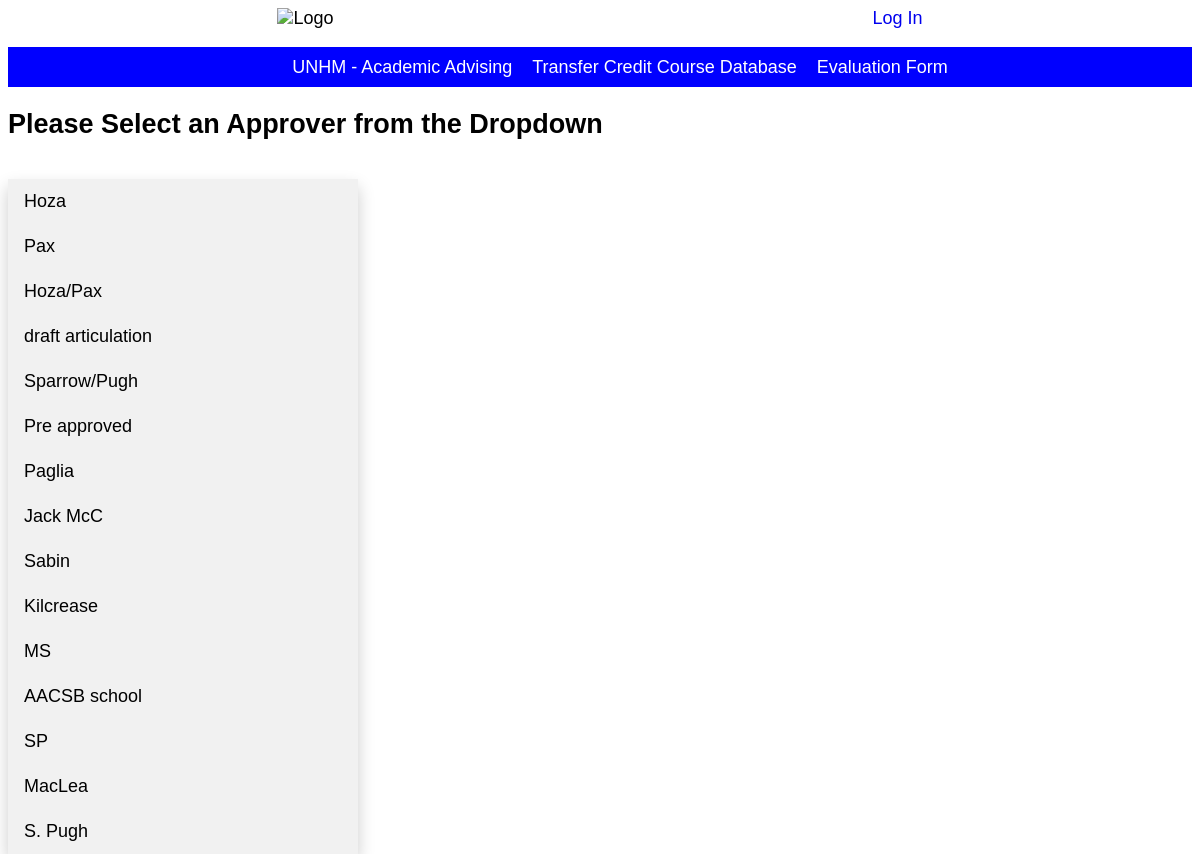
The page /approvers on the database its author committed.
### transfer/models/model_approver.py (models this page shows, shortened)
class Approver(models.Model):
    approver_name = models.CharField(max_length=30, blank=True, null=True)

### transfer/views/approver_view.py (the view)
# urls.py: path('approvers', ApproverListView.as_view(), name='approver'),
class ApproverListView(ListView):
    model = Approver
    template_name = 'approver/approver_home.html'

### transfer/templates/approver/approver_home.html
{% extends "base.html" %}
{% load static %}
{% block content %}
<h2>Please Select an Approver from the Dropdown</h2>
<div class="dropdown">
  <div id="myDropdown" class="dropdown-content">
    {% for approver in object_list %}
    <a href="">{{ approver.approver_name }}</a>
    {% endfor %}
    </div>
    </div>
{% endblock %}

### transfer/static/css/base.css (style rules this page uses)
body { font-family: 'Source Sans Pro', sans-serif; font-size:18px; }
.dropdown { position: relative; display: inline-block; }
.dropdown-content { position: absolute; background-color: #f1f1f1; min-width: 350px; box-shadow: 0px 8px 16px 0px rgba(0,0,0,0.2); z-index: 1; }
.dropdown-content a { color: black; padding: 12px 16px; text-decoration: none; display: block; }

### rows shown on the page
Approver: approver_name "Hoza"
Approver: approver_name "Pax"
Approver: approver_name "Hoza/Pax"
Approver: approver_name "draft articulation"
Approver: approver_name "Sparrow/Pugh"
Approver: approver_name "Pre approved"
Approver: approver_name "Paglia"
Approver: approver_name "Jack McC"
Approver: approver_name "Sabin"
Approver: approver_name "Kilcrease"
Approver: approver_name "MS"
Approver: approver_name "AACSB school"
Approver: approver_name "SP"
Approver: approver_name "MacLea"
Approver: approver_name "S. Pugh"
